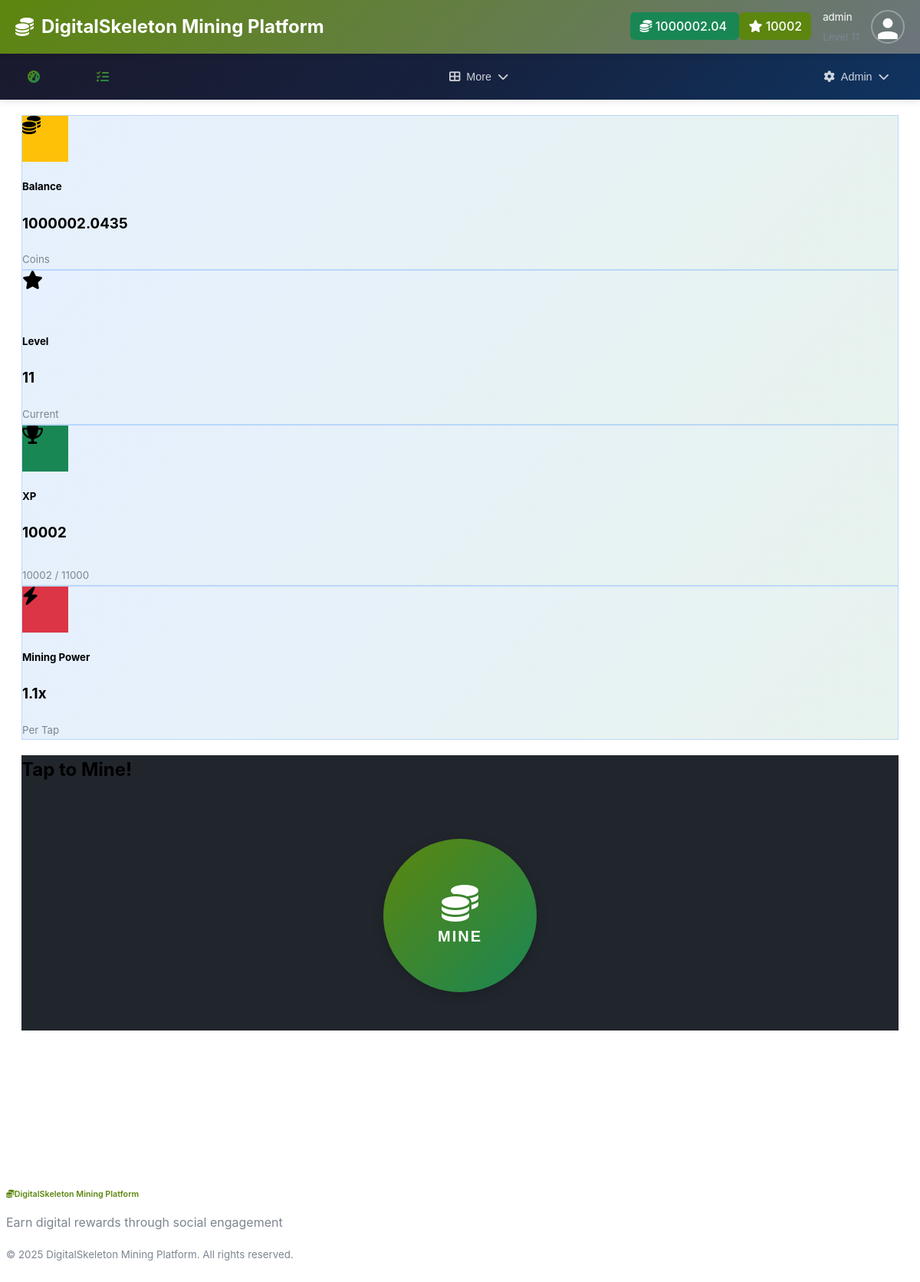
Screenshot of /mining/ (signed in) with the database file from the repository.
### models/settings.py (models this page shows, shortened)
class AppSettings(db.Model):
    id = db.Column(db.Integer, primary_key=True)
    app_name = db.Column(db.String(100), default='DigitalSkeletonCoin (DSC) Mining Platform')
    app_description = db.Column(db.Text, default='A gamified cryptocurrency mining platform')
    app_logo = db.Column(db.String(200))  # URL or path to logo
    primary_color = db.Column(db.String(7), default='#0d6efd')  # Bootstrap primary
    secondary_color = db.Column(db.String(7), default='#6c757d')  # Bootstrap secondary
    success_color = db.Column(db.String(7), default='#198754')  # Bootstrap success
    warning_color = db.Column(db.String(7), default='#ffc107')  # Bootstrap warning
    danger_color = db.Column(db.String(7), default='#dc3545')  # Bootstrap danger
    smtp_server = db.Column(db.String(100))
    smtp_port = db.Column(db.Integer, default=587)
    smtp_username = db.Column(db.String(100))
    smtp_password = db.Column(db.String(200))
    smtp_use_tls = db.Column(db.Boolean, default=True)
    smtp_from_email = db.Column(db.String(100))
    smtp_from_name = db.Column(db.String(100))
    contact_email = db.Column(db.String(100))
    support_email = db.Column(db.String(100))
    twitter_url = db.Column(db.String(200))
    telegram_url = db.Column(db.String(200))
    discord_url = db.Column(db.String(200))
    maintenance_mode = db.Column(db.Boolean, default=False)
    maintenance_message = db.Column(db.Text)
    max_upload_size = db.Column(db.Integer, default=5)  # MB
    session_timeout = db.Column(db.Integer, default=30)  # days
    updated_by = db.Column(db.Integer, db.ForeignKey('user.id'))
    updated_at = db.Column(db.DateTime, default=datetime.utcnow, onupdate=datetime.utcnow)
    @classmethod
    def get_settings(cls):
        settings = cls.query.first()
        if not settings:
            settings = cls()
            db.session.add(settings)
            db.session.commit()
        return settings

### models/user.py (models this page shows, shortened)
class User(UserMixin, db.Model):
    id = db.Column(db.Integer, primary_key=True)
    username = db.Column(db.String(64), unique=True, nullable=False)
    email = db.Column(db.String(120), unique=True, nullable=False)
    password_hash = db.Column(db.String(256))
    first_name = db.Column(db.String(64))
    last_name = db.Column(db.String(64))
    balance = db.Column(db.Float, default=0.0)
    xp = db.Column(db.Integer, default=0)
    level = db.Column(db.Integer, default=1)
    mining_power = db.Column(db.Float, default=1.0)
    is_active = db.Column(db.Boolean, default=True)
    is_admin = db.Column(db.Boolean, default=False)
    email_verified = db.Column(db.Boolean, default=True)  # Auto-verified, no verification needed
    created_at = db.Column(db.DateTime, default=datetime.utcnow)
    last_login = db.Column(db.DateTime)
    last_mining = db.Column(db.DateTime)
    daily_mission_date = db.Column(db.Date)
    daily_missions_completed = db.Column(db.Integer, default=0)
    referral_code = db.Column(db.String(16), unique=True)
    referred_by = db.Column(db.Integer, db.ForeignKey('user.id'))
    wallet_address = db.Column(db.String(200))
    wallet_type = db.Column(db.String(50))  # 'paypal', 'bank', 'crypto'
    profile_image = db.Column(db.String(255))  # path to profile image
    mining_sessions = db.relationship('MiningSession', backref='user', lazy='dynamic')
    task_completions = db.relationship('TaskCompletion', foreign_keys='TaskCompletion.user_id', backref='user', lazy='dynamic')
    task_reviews = db.relationship('TaskCompletion', foreign_keys='TaskCompletion.reviewed_by', backref='task_reviewer', lazy='dynamic')
    withdrawals = db.relationship('Withdrawal', foreign_keys='Withdrawal.user_id', backref='user', lazy='dynamic')
    withdrawal_reviews = db.relationship('Withdrawal', foreign_keys='Withdrawal.reviewed_by', backref='withdrawal_reviewer', lazy='dynamic')
    airdrop_participations = db.relationship('AirdropParticipation', backref='user', lazy='dynamic')
    def get_profile_image_url(self):
        if self.profile_image:
            if self.profile_image.startswith('default-avatar-'):
                return f"/static/images/{self.profile_image}"
            else:
                return f"/static/uploads/profiles/{self.profile_image}"
        return "/static/images/default-avatar.svg"
    @property
    def profile_image_url(self):
        return self.get_profile_image_url()
    @property
    def xp_for_next_level(self):
        return self.level * 1000
    @property
    def xp_progress(self):
        current_level_xp = (self.level - 1) * 1000
        next_level_xp = self.level * 1000
        progress_xp = self.xp - current_level_xp
        total_xp_needed = next_level_xp - current_level_xp
        return (progress_xp / total_xp_needed) * 100 if total_xp_needed > 0 else 0

### core/mining.py (the view, shortened to what this page needs)
@mining_bp.route('/')
@login_required
def mining_page():
    active_events = MiningEvent.query.filter(
        MiningEvent.is_active == True,
        MiningEvent.start_time <= datetime.utcnow(),
        MiningEvent.end_time >= datetime.utcnow()
    ).all()
    today = datetime.utcnow().date()
    daily_missions = DailyMission.query.filter_by(is_active=True).all()
    mission_progress = {}
    return render_template('mining.html',
                         events=active_events,
                         missions=daily_missions,
                         mission_progress=mission_progress)

### app.py (called while the page is built)
@login_manager.user_loader
def load_user(user_id):
    from models.user import User
    return User.query.get(int(user_id))

@app.before_request
def check_maintenance_mode():
    from flask import current_app
    from models.settings import AppSettings
    if request.endpoint and request.endpoint.startswith('static'):
        return
    if request.endpoint in ['auth.login', 'auth.logout']:
        return
    if request.endpoint and request.endpoint.startswith('admin.') and current_user.is_authenticated and current_user.is_admin:
        return
    try:
        settings = AppSettings.get_settings()
        if settings.maintenance_mode:
            if current_user.is_authenticated and current_user.is_admin:
                return
            return render_template('maintenance.html', message=settings.maintenance_message or "Platform under maintenance."), 503
    except Exception as e:
        current_app.logger.error(f"Error checking maintenance mode: {str(e)}")
        return

@app.context_processor
def inject_app_settings():
    from models.settings import AppSettings
    return dict(app_settings=AppSettings.get_settings())

### templates/mining.html (shortened to what this page needs)
{% extends "base.html" %}
{% block extra_head %}
<link rel="stylesheet" href="{{ url_for('static', filename='css/mining.css') }}">
{% endblock %}
{% block content %}
<div class="container">
    <div class="row g-4 mb-4">
        <div class="col-lg-3 col-md-6">
            <div class="card border-0 shadow card-gradient h-100">
                <div class="card-body text-center p-4">
                    <div class="bg-warning rounded-circle d-flex align-items-center justify-content-center mx-auto mb-3" style="width: 60px; height: 60px;">
                        <i class="fas fa-coins text-white" style="font-size: 1.5rem;"></i>
                    </div>
                    <h5 class="card-title">Balance</h5>
                    <h3 class="text-warning" id="user-balance">{{ "%.4f"|format(current_user.balance) }}</h3>
                    <small class="text-muted">Coins</small>
                </div>
            </div>
        </div>
        <div class="col-lg-3 col-md-6">
            <div class="card border-0 shadow card-gradient h-100">
                <div class="card-body text-center p-4">
                    <div class="bg-info rounded-circle d-flex align-items-center justify-content-center mx-auto mb-3" style="width: 60px; height: 60px;">
                        <i class="fas fa-star text-white" style="font-size: 1.5rem;"></i>
                    </div>
                    <h5 class="card-title">Level</h5>
                    <h3 class="text-info" id="user-level">{{ current_user.level }}</h3>
                    <small class="text-muted">Current</small>
                </div>
            </div>
        </div>
        <div class="col-lg-3 col-md-6">
            <div class="card border-0 shadow card-gradient h-100">
                <div class="card-body text-center p-4">
                    <div class="bg-success rounded-circle d-flex align-items-center justify-content-center mx-auto mb-3" style="width: 60px; height: 60px;">
                        <i class="fas fa-trophy text-white" style="font-size: 1.5rem;"></i>
                    </div>
                    <h5 class="card-title">XP</h5>
                    <h3 class="text-success" id="user-xp">{{ current_user.xp }}</h3>
                    <div class="progress mt-2" style="height: 8px;">
                    </div>
                    <small class="text-muted">
                        <span id="current-xp">{{ current_user.xp }}</span> /
                        <span id="next-level-xp">{{ current_user.xp_for_next_level }}</span>
                    </small>
                </div>
            </div>
        </div>
        <div class="col-lg-3 col-md-6">
            <div class="card border-0 shadow card-gradient h-100">
                <div class="card-body text-center p-4">
                    <div class="bg-danger rounded-circle d-flex align-items-center justify-content-center mx-auto mb-3" style="width: 60px; height: 60px;">
                        <i class="fas fa-bolt text-white" style="font-size: 1.5rem;"></i>
                    </div>
                    <h5 class="card-title">Mining Power</h5>
                    <h3 class="text-danger">{{ "%.1f"|format(current_user.mining_power) }}x</h3>
                    <small class="text-muted">Per Tap</small>
                </div>
            </div>
        </div>
    </div>
    <div class="row justify-content-center mb-4">
        <div class="col-lg-6 text-center">
            <div class="card border-0 shadow mining-card">
                <div class="card-body p-5">
                    <h2 class="mb-4">Tap to Mine!</h2>
                    <div class="mining-container mb-4">
                        <button id="mine-btn" class="btn-mine mining-button" onclick="startMining()">
                            <i class="fas fa-coins"></i>
                            <span class="mine-text">MINE</span>
                        </button>
                        <div id="floating-coins"></div>
                    </div>
                </div>
            </div>
        </div>
    </div>
</div>
{% endblock %}

### templates/base.html (shortened to what this page needs)
<!DOCTYPE html>
<html lang="en" data-bs-theme="dark">
<head>
    <link href="https://cdn.replit.com/agent/bootstrap-agent-dark-theme.min.css" rel="stylesheet">
    <link rel="stylesheet" href="https://cdnjs.cloudflare.com/ajax/libs/font-awesome/6.4.0/css/all.min.css">
    <link rel="stylesheet" href="{{ url_for('static', filename='css/style.css') }}">
    {% block extra_head %}{% endblock %}
</head>
<body>
    <header class="app-header">
        <a href="{{ url_for('index') }}" class="brand">
            <i class="fas fa-coins"></i>
            {{ app_settings.app_name }}
        </a>
        {% if current_user.is_authenticated %}
        <div class="user-info">
            <div class="d-flex align-items-center gap-2">
                <span class="badge bg-success">
                    <i class="fas fa-coins"></i> {{ "%.2f"|format(current_user.balance) }}
                </span>
                <span class="badge bg-primary">
                    <i class="fas fa-star"></i> {{ current_user.xp }}
                </span>
            </div>
            <div class="username d-none d-md-block">
                <small>{{ current_user.username }}</small><br>
                <small class="text-muted">Level {{ current_user.level }}</small>
            </div>
            <img src="{{ current_user.profile_image_url }}"
                 alt="Profile" class="user-avatar">
        </div>
        {% endif %}
    </header>
    {% if current_user.is_authenticated %}
    <nav class="top-nav">
        <div class="nav-container">
            <div class="quick-nav">
                <a class="nav-link" href="{{ url_for('dashboard') }}">
                    <i class="fas fa-tachometer-alt"></i>
                </a>
                <a class="nav-link" href="{{ url_for('mining.mining_page') }}">
                </a>
                <a class="nav-link" href="{{ url_for('tasks.tasks_page') }}">
                    <i class="fas fa-tasks"></i>
                </a>
                <a class="nav-link" href="{{ url_for('promotions.promotions_dashboard') }}">
                </a>
            </div>
            <div class="nav-dropdown-menu">
                <button class="nav-dropdown-btn" id="main-menu-btn">
                    <i class="fas fa-th-large"></i>
                    <span>More</span>
                    <i class="fas fa-chevron-down"></i>
                </button>
            </div>
            {% if current_user.is_admin %}
            <div class="nav-dropdown-menu">
                <button class="nav-dropdown-btn" id="admin-menu-btn">
                    <i class="fas fa-cog"></i>
                    <span>Admin</span>
                    <i class="fas fa-chevron-down"></i>
                </button>
            </div>
            {% endif %}
        </div>
    </nav>
    {% endif %}
    <main class="main-content">
        <div class="container-fluid">
            {% block content %}{% endblock %}
        </div>
    </main>
    <footer class="app-footer">
        <div class="container text-center py-3">
            <h6 class="text-primary mb-2">
                <i class="fas fa-coins me-2"></i>{{ app_settings.app_name }}
            </h6>
            <p class="text-muted small mb-2">
                Earn digital rewards through social engagement
            </p>
            <small class="text-muted">
                &copy; 2025 {{ app_settings.app_name }}. All rights reserved.
            </small>
        </div>
    </footer>
</body>
</html>

### static/css/style.css (style rules this page uses)
:root { --rosecoin-primary: #ff6b6b; --rosecoin-secondary: #4ecdc4; --rosecoin-warning: #ffe66d; --rosecoin-success: #51cf66; --rosecoin-info: #74c0fc; --rosecoin-danger: #ff8787; }
body { font-family: 'Inter', -apple-system, BlinkMacSystemFont, 'Segoe UI', Roboto, sans-serif; line-height: 1.6; }
.card { transition: transform 0.2s ease-in-out, box-shadow 0.2s ease-in-out; border: none !important; }
.progress { height: 8px; border-radius: 10px; background-color: var(--bs-gray-700); }
.badge { font-weight: 500; padding: 0.5em 0.75em; border-radius: 6px; }
.nav-link { font-weight: 500; transition: color 0.2s ease-in-out; }
.rounded-circle { border: 2px solid var(--bs-gray-600); transition: border-color 0.2s ease-in-out; }
[data-bs-theme="dark"] { --bs-body-bg: #0d1117; --bs-body-color: #e6edf3; }
[data-bs-theme="dark"] .card { background-color: #21262d; border-color: #30363d; }
[data-bs-theme="dark"] .text-muted { color: #7d8590 !important; }

### static/css/mining.css (style rules this page uses)
.mining-container { position: relative; display: flex; justify-content: center; align-items: center; min-height: 300px; overflow: hidden; }
.btn-mine { width: 200px; height: 200px; border-radius: 50%; border: none; background: linear-gradient(135deg, #ff6b6b, #feca57, #48dbfb, #ff9ff3); background-size: 400% 400%; color: white; font-size: 1.5rem; font-weight: 700; cursor: pointer; position: relative; display: flex; flex-direction: column; align-items: center; justify-content: center; transition: all 0.3s ease; box-shadow: 0 10px 30px rgba(255, 107, 107, 0.3); animation: gradientShift 3s ease infinite; }
.btn-mine .fas { font-size: 3rem; margin-bottom: 0.5rem; animation: coinRotate 2s linear infinite; }
.btn-mine .mine-text { font-size: 1.25rem; letter-spacing: 2px; }
#floating-coins { position: absolute; top: 0; left: 0; width: 100%; height: 100%; pointer-events: none; overflow: hidden; }

### rows the page displays
AppSettings: app_name "DigitalSkeleton Mining Platform"
User: balance "1000002.04", xp "10002", username "admin", profile_image_url (placeholder picture), balance "1000002.0435", level "11", xp_for_next_level "11000", mining_power "1.1"
